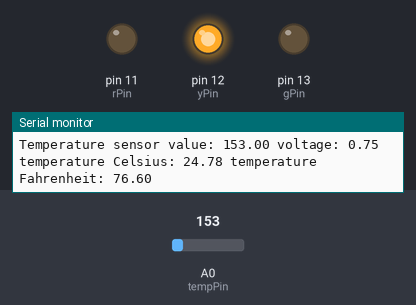
This sketch was run on a simulated Arduino Uno, built with avr-gcc and run on an emulated ATmega328P. Shown: output pins drawn as LEDs (lit = HIGH), the last lines printed to the serial monitor. Dashed ring = blinking. The inputs (shaded band) are chosen by the test bench; at power-on: A0 (tempPin) = 153.

Above: at 1.2 s.
1.3 s: A0 (tempPin) set to 157
At 2.3 s:
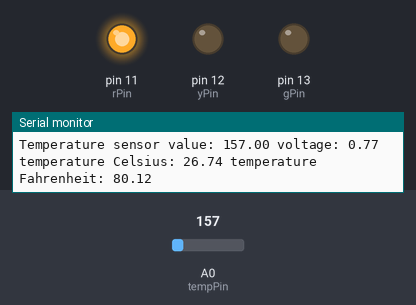
2.9 s: A0 (tempPin) set to 191
At 3.15 s:
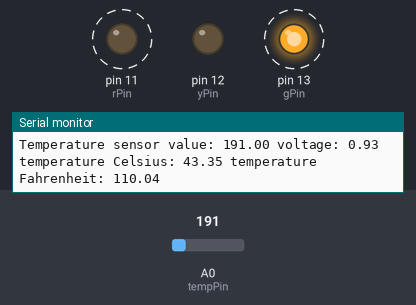
5.9 s: A0 (tempPin) set to 133
At 6.7 s:
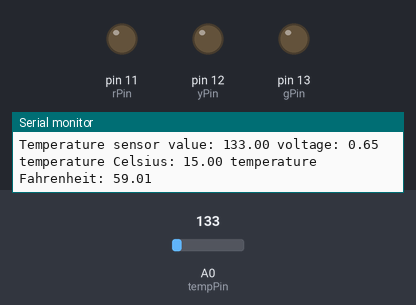
7.6 s: A0 (tempPin) set to 165
At 7.98 s:
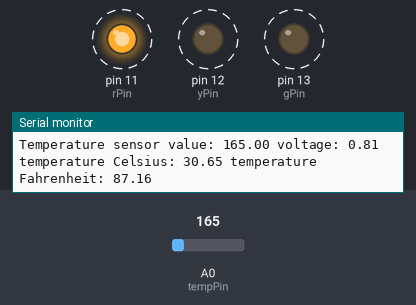
Timing chart, 0 to 11.6 s (numbered marks = the images above; inputs shaded):
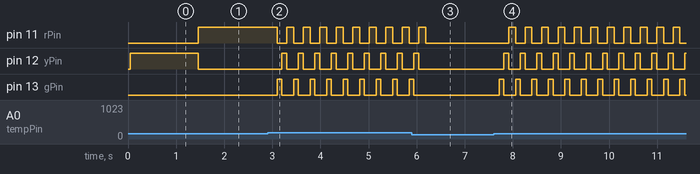

The sketch:

LED_TEMP.ino
```cpp
int tempPin = A0, gPin = 13, yPin = 12, rPin = 11, dly=100, bdly=250;
float tempC = 20, valTemp, volt, tempF;
void setup() {
  // put your setup code here, to run once:
  Serial.begin(9600);
  pinMode(gPin, OUTPUT);
  pinMode(yPin, OUTPUT);
  pinMode(rPin, OUTPUT);
}

void loop() {
  // put your main code here, to run repeatedly:

  valTemp = analogRead(tempPin);
  Serial.print("Temperature sensor value: ");
  Serial.print(valTemp);
  volt = (valTemp / 1023.) * 5.;
  Serial.print(" voltage: ");
  Serial.print(volt);

  tempC = (volt - .5) * 100;
  Serial.print(" temperature Celsius: ");
  Serial.print(tempC);
  tempF = (tempC * 1.8) + 32;
  Serial.print(" temperature Fahrenheit: ");
  Serial.println(tempF);
  if (tempF < 70) {
    digitalWrite(gPin, LOW);
    digitalWrite(yPin, LOW);
    digitalWrite(rPin, LOW);
  }

  else if (tempF > 70 && tempF < 75) {
    digitalWrite(gPin, HIGH);
    digitalWrite(yPin, LOW);
    digitalWrite(rPin, LOW);
  }

  else if (tempF > 75 && tempF < 80) {
    digitalWrite(gPin, LOW);
    digitalWrite(yPin, HIGH);
    digitalWrite(rPin, LOW);
  }

  else if (tempF > 80 && tempF < 85) {
    digitalWrite(gPin, LOW);
    digitalWrite(yPin, LOW);
    digitalWrite(rPin, HIGH);
  }

  else if (tempF > 85) {
    digitalWrite(yPin, LOW);
    digitalWrite(rPin, LOW);
    digitalWrite(gPin, HIGH);
    delay(dly);
    digitalWrite(gPin, LOW);
    digitalWrite(yPin, HIGH);
    delay(dly);
    digitalWrite(yPin, LOW);
    digitalWrite(rPin, HIGH);
    delay(dly);

  }


}
```

Measured:
- the behaviour switches between 156 and 157 on A0 (tempPin) (found by bisection; images 0 and 1)
- after the input at 1.3 s, pin 11 (rPin): LOW → HIGH after 0.16 s; pin 12 (yPin): HIGH → LOW after 0.16 s
- after the input at 2.9 s, pin 11 (rPin): alternates HIGH for 0.14 s and LOW for 0.20 s, starting after 0.20 s; pin 12 (yPin): alternates HIGH for 0.10 s and LOW for 0.24 s, starting after 0.30 s; pin 13 (gPin): alternates HIGH for 0.10 s and LOW for 0.24 s, starting after 0.20 s
- after the input at 5.9 s, pin 11 (rPin): goes on until 6.2 s, then stays LOW; pin 12 (yPin): goes on until 6.0 s, then stays LOW; pin 13 (gPin): goes on until 5.9 s, then stays LOW
- after the input at 7.6 s, pin 11 (rPin): alternates HIGH for 0.14 s and LOW for 0.20 s, starting after 0.31 s; pin 12 (yPin): alternates HIGH for 0.10 s and LOW for 0.24 s, starting after 0.21 s; pin 13 (gPin): alternates HIGH for 0.10 s and LOW for 0.24 s, starting after 0.11 s
